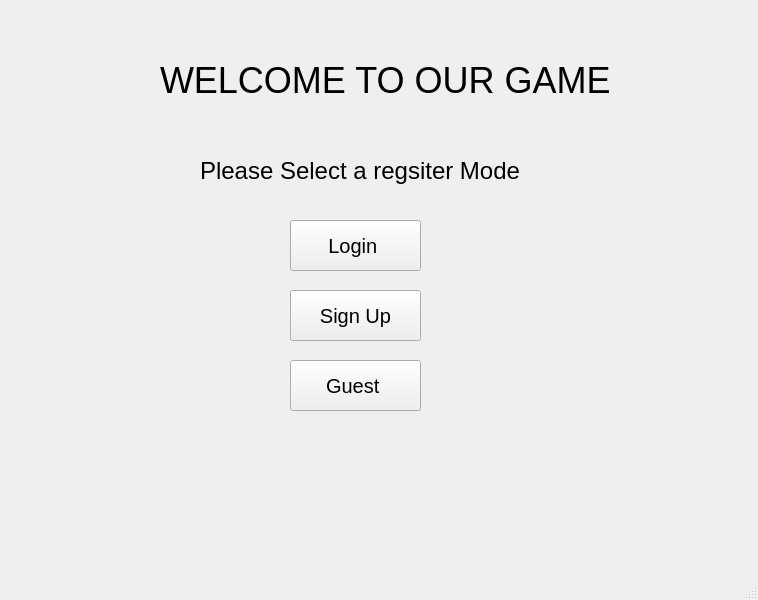
<?xml version="1.0" encoding="UTF-8"?>
<ui version="4.0">
 <class>MainWindow</class>
 <widget class="QMainWindow" name="MainWindow">
  <property name="geometry">
   <rect>
    <x>0</x>
    <y>0</y>
    <width>758</width>
    <height>600</height>
   </rect>
  </property>
  <property name="windowTitle">
   <string>MainWindow</string>
  </property>
  <widget class="QWidget" name="centralwidget">
   <widget class="QStackedWidget" name="stackedWidget">
    <property name="geometry">
     <rect>
      <x>0</x>
      <y>0</y>
      <width>751</width>
      <height>511</height>
     </rect>
    </property>
    <property name="currentIndex">
     <number>0</number>
    </property>
    <widget class="QWidget" name="page_0">
     <widget class="QLabel" name="label_4">
      <property name="geometry">
       <rect>
        <x>160</x>
        <y>30</y>
        <width>481</width>
        <height>101</height>
       </rect>
      </property>
      <property name="font">
       <font>
        <pointsize>27</pointsize>
        <fontweight>Black</fontweight>
       </font>
      </property>
      <property name="text">
       <string>WELCOME TO OUR GAME </string>
      </property>
     </widget>
     <widget class="QLabel" name="label_5">
      <property name="geometry">
       <rect>
        <x>200</x>
        <y>130</y>
        <width>361</width>
        <height>81</height>
       </rect>
      </property>
      <property name="font">
       <font>
        <pointsize>18</pointsize>
        <fontweight>Black</fontweight>
       </font>
      </property>
      <property name="text">
       <string>Please Select a regsiter Mode</string>
      </property>
     </widget>
     <widget class="QPushButton" name="loginModeselect">
      <property name="geometry">
       <rect>
        <x>290</x>
        <y>220</y>
        <width>131</width>
        <height>51</height>
       </rect>
      </property>
      <property name="font">
       <font>
        <pointsize>15</pointsize>
        <fontweight>ExtraBold</fontweight>
       </font>
      </property>
      <property name="text">
       <string>Login </string>
      </property>
     </widget>
     <widget class="QPushButton" name="SignupModeSelect">
      <property name="geometry">
       <rect>
        <x>290</x>
        <y>290</y>
        <width>131</width>
        <height>51</height>
       </rect>
      </property>
      <property name="font">
       <font>
        <pointsize>15</pointsize>
        <fontweight>ExtraBold</fontweight>
       </font>
      </property>
      <property name="text">
       <string>Sign Up</string>
      </property>
     </widget>
     <widget class="QPushButton" name="gusetModeSelect">
      <property name="geometry">
       <rect>
        <x>290</x>
        <y>360</y>
        <width>131</width>
        <height>51</height>
       </rect>
      </property>
      <property name="font">
       <font>
        <pointsize>15</pointsize>
        <fontweight>ExtraBold</fontweight>
       </font>
      </property>
      <property name="text">
       <string>Guest </string>
      </property>
     </widget>
    </widget>
    <widget class="QWidget" name="page_1">
     <widget class="QLineEdit" name="username_input">
      <property name="geometry">
       <rect>
        <x>210</x>
        <y>190</y>
        <width>331</width>
        <height>41</height>
       </rect>
      </property>
     </widget>
     <widget class="QLineEdit" name="passcode_input">
      <property name="geometry">
       <rect>
        <x>210</x>
        <y>260</y>
        <width>331</width>
        <height>41</height>
       </rect>
      </property>
     </widget>
     <widget class="QLabel" name="label">
      <property name="geometry">
       <rect>
        <x>280</x>
        <y>70</y>
        <width>211</width>
        <height>81</height>
       </rect>
      </property>
      <property name="font">
       <font>
        <pointsize>21</pointsize>
        <fontweight>Black</fontweight>
       </font>
      </property>
      <property name="text">
       <string>Login/Sign Up</string>
      </property>
     </widget>
     <widget class="QLabel" name="label_2">
      <property name="geometry">
       <rect>
        <x>200</x>
        <y>160</y>
        <width>101</width>
        <height>31</height>
       </rect>
      </property>
      <property name="font">
       <font>
        <pointsize>12</pointsize>
        <fontweight>Black</fontweight>
       </font>
      </property>
      <property name="text">
       <string>UserName</string>
      </property>
     </widget>
     <widget class="QLabel" name="label_3">
      <property name="geometry">
       <rect>
        <x>200</x>
        <y>230</y>
        <width>91</width>
        <height>31</height>
       </rect>
      </property>
      <property name="font">
       <font>
        <pointsize>12</pointsize>
        <fontweight>Black</fontweight>
       </font>
      </property>
      <property name="text">
       <string>Passcode</string>
      </property>
     </widget>
     <widget class="QPushButton" name="Login_PushBottom">
      <property name="geometry">
       <rect>
        <x>310</x>
        <y>340</y>
        <width>131</width>
        <height>51</height>
       </rect>
      </property>
      <property name="font">
       <font>
        <pointsize>15</pointsize>
        <fontweight>ExtraBold</fontweight>
       </font>
      </property>
      <property name="text">
       <string>Next</string>
      </property>
     </widget>
     <widget class="QLabel" name="wronginput">
      <property name="geometry">
       <rect>
        <x>260</x>
        <y>300</y>
        <width>221</width>
        <height>31</height>
       </rect>
      </property>
      <property name="font">
       <font>
        <pointsize>11</pointsize>
        <fontweight>Black</fontweight>
       </font>
      </property>
      <property name="text">
       <string>Wrong pass or usernname !!</string>
      </property>
     </widget>
    </widget>
    <widget class="QWidget" name="page_2">
     <widget class="QPushButton" name="grid8">
      <property name="enabled">
       <bool>true</bool>
      </property>
      <property name="geometry">
       <rect>
        <x>400</x>
        <y>260</y>
        <width>100</width>
        <height>100</height>
       </rect>
      </property>
      <property name="font">
       <font>
        <pointsize>30</pointsize>
        <bold>true</bold>
       </font>
      </property>
      <property name="text">
       <string>9</string>
      </property>
      <property name="autoDefault">
       <bool>false</bool>
      </property>
      <property name="default">
       <bool>false</bool>
      </property>
      <property name="flat">
       <bool>false</bool>
      </property>
     </widget>
     <widget class="QPushButton" name="PvAI_Button_hard">
      <property name="enabled">
       <bool>true</bool>
      </property>
      <property name="geometry">
       <rect>
        <x>270</x>
        <y>300</y>
        <width>181</width>
        <height>91</height>
       </rect>
      </property>
      <property name="text">
       <string>Hard</string>
      </property>
     </widget>
     <widget class="QPushButton" name="rematch">
      <property name="enabled">
       <bool>true</bool>
      </property>
      <property name="geometry">
       <rect>
        <x>400</x>
        <y>370</y>
        <width>100</width>
        <height>81</height>
       </rect>
      </property>
      <property name="font">
       <font>
        <pointsize>10</pointsize>
        <bold>true</bold>
       </font>
      </property>
      <property name="text">
       <string>Re-Match</string>
      </property>
      <property name="autoDefault">
       <bool>false</bool>
      </property>
      <property name="default">
       <bool>false</bool>
      </property>
      <property name="flat">
       <bool>false</bool>
      </property>
     </widget>
     <widget class="QPushButton" name="grid1">
      <property name="enabled">
       <bool>true</bool>
      </property>
      <property name="geometry">
       <rect>
        <x>290</x>
        <y>40</y>
        <width>100</width>
        <height>100</height>
       </rect>
      </property>
      <property name="font">
       <font>
        <pointsize>30</pointsize>
        <bold>true</bold>
       </font>
      </property>
      <property name="text">
       <string>2</string>
      </property>
      <property name="autoDefault">
       <bool>false</bool>
      </property>
      <property name="default">
       <bool>false</bool>
      </property>
      <property name="flat">
       <bool>false</bool>
      </property>
     </widget>
     <widget class="QPushButton" name="normal_Button">
      <property name="enabled">
       <bool>true</bool>
      </property>
      <property name="geometry">
       <rect>
        <x>280</x>
        <y>90</y>
        <width>161</width>
        <height>81</height>
       </rect>
      </property>
      <property name="font">
       <font>
        <pointsize>20</pointsize>
        <bold>true</bold>
       </font>
      </property>
      <property name="text">
       <string>Normal</string>
      </property>
      <property name="autoDefault">
       <bool>false</bool>
      </property>
      <property name="default">
       <bool>false</bool>
      </property>
      <property name="flat">
       <bool>false</bool>
      </property>
     </widget>
     <widget class="QPushButton" name="grid0">
      <property name="enabled">
       <bool>true</bool>
      </property>
      <property name="geometry">
       <rect>
        <x>180</x>
        <y>40</y>
        <width>100</width>
        <height>100</height>
       </rect>
      </property>
      <property name="font">
       <font>
        <pointsize>30</pointsize>
        <bold>true</bold>
        <underline>false</underline>
       </font>
      </property>
      <property name="autoFillBackground">
       <bool>false</bool>
      </property>
      <property name="text">
       <string>1</string>
      </property>
      <property name="checkable">
       <bool>false</bool>
      </property>
      <property name="autoDefault">
       <bool>false</bool>
      </property>
      <property name="default">
       <bool>false</bool>
      </property>
      <property name="flat">
       <bool>false</bool>
      </property>
     </widget>
     <widget class="QPushButton" name="showHistory">
      <property name="enabled">
       <bool>true</bool>
      </property>
      <property name="geometry">
       <rect>
        <x>180</x>
        <y>370</y>
        <width>201</width>
        <height>81</height>
       </rect>
      </property>
      <property name="font">
       <font>
        <pointsize>15</pointsize>
        <bold>true</bold>
       </font>
      </property>
      <property name="text">
       <string>Review game</string>
      </property>
     </widget>
     <widget class="QPushButton" name="PvAI_Button_Normal">
      <property name="enabled">
       <bool>true</bool>
      </property>
      <property name="geometry">
       <rect>
        <x>270</x>
        <y>190</y>
        <width>181</width>
        <height>91</height>
       </rect>
      </property>
      <property name="text">
       <string>Normal</string>
      </property>
     </widget>
     <widget class="QPushButton" name="PvAI_Button_easy">
      <property name="enabled">
       <bool>true</bool>
      </property>
      <property name="geometry">
       <rect>
        <x>270</x>
        <y>80</y>
        <width>181</width>
        <height>91</height>
       </rect>
      </property>
      <property name="text">
       <string>Easy</string>
      </property>
     </widget>
     <widget class="QPushButton" name="grid6">
      <property name="enabled">
       <bool>true</bool>
      </property>
      <property name="geometry">
       <rect>
        <x>180</x>
        <y>260</y>
        <width>100</width>
        <height>100</height>
       </rect>
      </property>
      <property name="font">
       <font>
        <pointsize>30</pointsize>
        <bold>true</bold>
       </font>
      </property>
      <property name="text">
       <string>7</string>
      </property>
      <property name="autoDefault">
       <bool>false</bool>
      </property>
      <property name="default">
       <bool>false</bool>
      </property>
      <property name="flat">
       <bool>false</bool>
      </property>
     </widget>
     <widget class="QPushButton" name="PvP_Button">
      <property name="enabled">
       <bool>true</bool>
      </property>
      <property name="geometry">
       <rect>
        <x>280</x>
        <y>90</y>
        <width>161</width>
        <height>81</height>
       </rect>
      </property>
      <property name="text">
       <string>PvP</string>
      </property>
      <property name="autoDefault">
       <bool>false</bool>
      </property>
      <property name="default">
       <bool>false</bool>
      </property>
      <property name="flat">
       <bool>false</bool>
      </property>
     </widget>
     <widget class="QPushButton" name="grid7">
      <property name="enabled">
       <bool>true</bool>
      </property>
      <property name="geometry">
       <rect>
        <x>290</x>
        <y>260</y>
        <width>100</width>
        <height>100</height>
       </rect>
      </property>
      <property name="font">
       <font>
        <pointsize>30</pointsize>
        <bold>true</bold>
       </font>
      </property>
      <property name="text">
       <string>8</string>
      </property>
      <property name="autoDefault">
       <bool>false</bool>
      </property>
      <property name="default">
       <bool>false</bool>
      </property>
      <property name="flat">
       <bool>false</bool>
      </property>
     </widget>
     <widget class="QPushButton" name="infinite_Button">
      <property name="enabled">
       <bool>true</bool>
      </property>
      <property name="geometry">
       <rect>
        <x>280</x>
        <y>220</y>
        <width>161</width>
        <height>81</height>
       </rect>
      </property>
      <property name="font">
       <font>
        <pointsize>20</pointsize>
        <bold>true</bold>
       </font>
      </property>
      <property name="text">
       <string>Infinite</string>
      </property>
     </widget>
     <widget class="QPushButton" name="PvAI_Button">
      <property name="enabled">
       <bool>true</bool>
      </property>
      <property name="geometry">
       <rect>
        <x>280</x>
        <y>220</y>
        <width>161</width>
        <height>81</height>
       </rect>
      </property>
      <property name="text">
       <string>PvAI</string>
      </property>
     </widget>
     <widget class="QPushButton" name="grid3">
      <property name="enabled">
       <bool>true</bool>
      </property>
      <property name="geometry">
       <rect>
        <x>180</x>
        <y>150</y>
        <width>100</width>
        <height>100</height>
       </rect>
      </property>
      <property name="font">
       <font>
        <pointsize>30</pointsize>
        <bold>true</bold>
       </font>
      </property>
      <property name="text">
       <string>4</string>
      </property>
      <property name="autoDefault">
       <bool>false</bool>
      </property>
      <property name="default">
       <bool>false</bool>
      </property>
      <property name="flat">
       <bool>false</bool>
      </property>
     </widget>
     <widget class="QPushButton" name="grid4">
      <property name="enabled">
       <bool>true</bool>
      </property>
      <property name="geometry">
       <rect>
        <x>290</x>
        <y>150</y>
        <width>100</width>
        <height>100</height>
       </rect>
      </property>
      <property name="font">
       <font>
        <pointsize>30</pointsize>
        <bold>true</bold>
       </font>
      </property>
      <property name="text">
       <string>5</string>
      </property>
      <property name="autoDefault">
       <bool>false</bool>
      </property>
      <property name="default">
       <bool>false</bool>
      </property>
      <property name="flat">
       <bool>false</bool>
      </property>
     </widget>
     <widget class="QPushButton" name="grid2">
      <property name="enabled">
       <bool>true</bool>
      </property>
      <property name="geometry">
       <rect>
        <x>400</x>
        <y>40</y>
        <width>100</width>
        <height>100</height>
       </rect>
      </property>
      <property name="font">
       <font>
        <pointsize>30</pointsize>
        <bold>true</bold>
       </font>
      </property>
      <property name="text">
       <string>3</string>
      </property>
      <property name="autoDefault">
       <bool>false</bool>
      </property>
      <property name="default">
       <bool>false</bool>
      </property>
      <property name="flat">
       <bool>false</bool>
      </property>
     </widget>
     <widget class="QPushButton" name="grid5">
      <property name="enabled">
       <bool>true</bool>
      </property>
      <property name="geometry">
       <rect>
        <x>400</x>
        <y>150</y>
        <width>100</width>
        <height>100</height>
       </rect>
      </property>
      <property name="font">
       <font>
        <pointsize>30</pointsize>
        <bold>true</bold>
       </font>
      </property>
      <property name="text">
       <string>6</string>
      </property>
      <property name="autoDefault">
       <bool>false</bool>
      </property>
      <property name="default">
       <bool>false</bool>
      </property>
      <property name="flat">
       <bool>false</bool>
      </property>
     </widget>
    </widget>
   </widget>
  </widget>
  <widget class="QMenuBar" name="menubar">
   <property name="geometry">
    <rect>
     <x>0</x>
     <y>0</y>
     <width>758</width>
     <height>21</height>
    </rect>
   </property>
  </widget>
  <widget class="QStatusBar" name="statusbar"/>
 </widget>
 <resources/>
 <connections/>
</ui>
